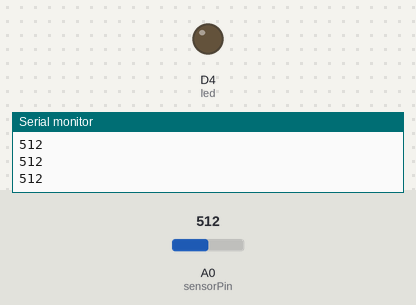
A sketch run on a simulated ESP8266 (NodeMCU). Shown: output pins drawn as LEDs (lit = HIGH), the last lines printed to the serial monitor. Inputs (shaded band) come from the test bench; at power-on: A0 (sensorPin) = 512. WiFi joins after 1.5 s; servers stay silent unless stated.

Above: at 3.0 s.
3.1 s: A0 (sensorPin) set to 408
4.6 s: A0 (sensorPin) set to 382
At 5.0 s:
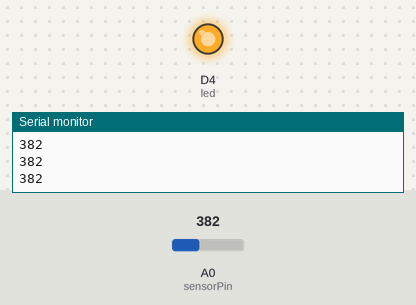
6.1 s: A0 (sensorPin) set to 410
At 6.5 s:
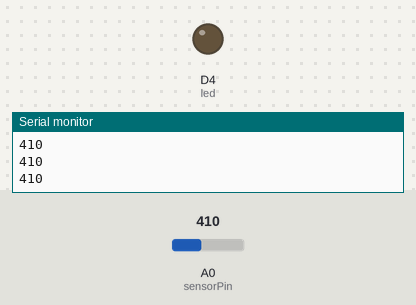
7.6 s: A0 (sensorPin) set to 390
At 8.1 s:
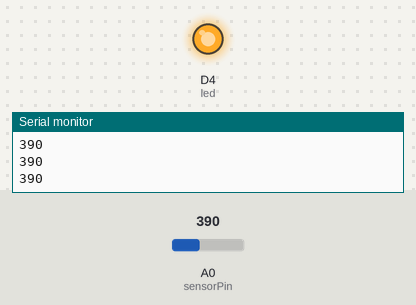
Timing chart, 0 to 10.1 s (numbered marks = the images above; inputs shaded):
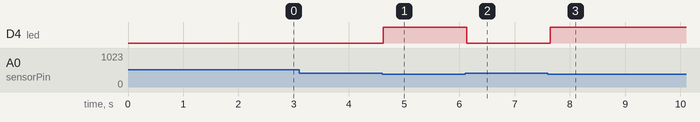

Measured:
- the behaviour switches between 400 and 399 on A0 (sensorPin) (found by bisection; images 0 and 1)
- after the input at 4.6 s, D4 (led): LOW → HIGH at once
- after the input at 6.1 s, D4 (led): HIGH → LOW at once
- after the input at 7.6 s, D4 (led): LOW → HIGH at once

The sketch:

Node_Ldr.ino
```cpp
#define BLYNK_PRINT Serial
#include <ESP8266WiFi.h>
#include <BlynkSimpleEsp8266.h>
#define led D4
#define sensorPin A0
int sensorValue = 0;
char auth[] = "4Y8Vp_xSMZt20-8xGUEVefLtj6BM78Wn";

// Your WiFi credentials.
// Set password to "" for open networks.
char ssid[] = "Abhi";
char pass[] = "abcd1234";

void setup()
{
  // Debug console
  Serial.begin(9600);
  Blynk.begin(auth, ssid, pass);
  pinMode(led, OUTPUT);
}

void loop()
{
  Blynk.run();
  sensorValue = analogRead(sensorPin);
  Serial.println(sensorValue);
  if(sensorValue < 400)
  {
    digitalWrite(led, HIGH);
  }
  else
  {
    digitalWrite(led, LOW);
  }
  Blynk.virtualWrite(V5, sensorValue);
  delay(100);
}
```
